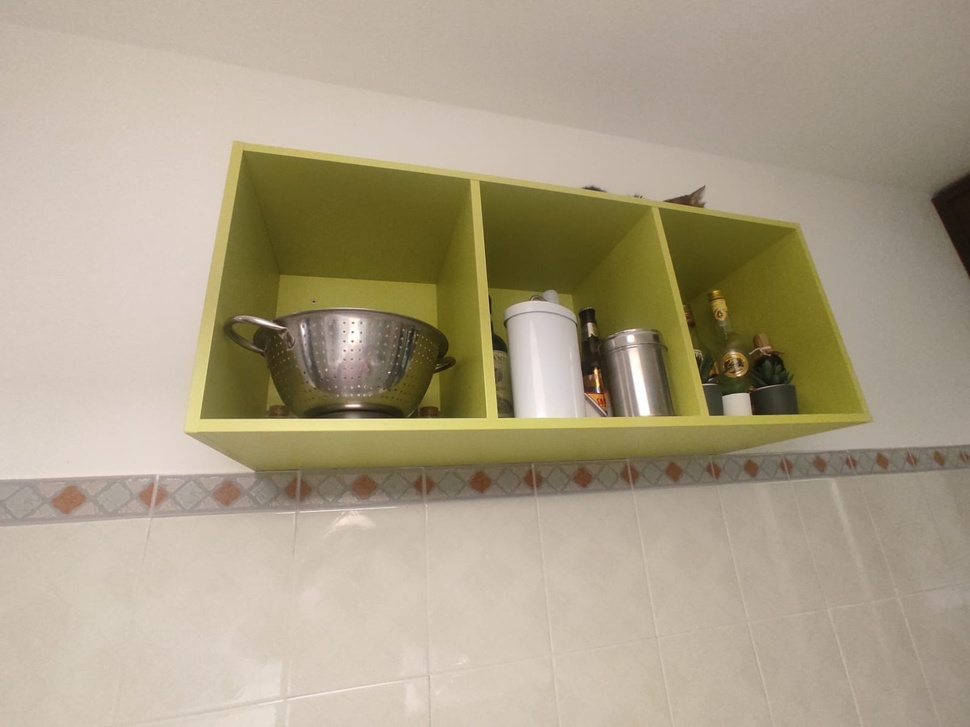
%> input picture Assignment/Homework Image.jpg, 970 x 727 px, shrunk from 1600 x 1200 before the run
$ octave CornerDetection_boundingBox.m   (GNU Octave 9; MATLAB toolbox functions it lacks are replaced by stand-ins)
%> lines starting %> are read from the running program, lines starting %| are printed output that depends on the picture; in (x1, y1, x2, y2) boxes, pixels count from 0 and x2, y2 are one past the last pixel; in counts of white or black regions, pixels touching at a corner belong together; the program's own positions count from 1
close all;
clc;
clear;

%% Load the image
im = imread('../../Assignment/Homework Image.jpg');
%> im is the input picture: size 727x970x3 uint8; mean R, G, B 171.7, 160.1, 136.4

figure(47);
imshow(im);
impixelinfo;
title('Original Image');

%% Convert the image to HSV
im_hsv = rgb2hsv(im);
%> im_hsv: size 727x970x3 double; mean H, S, V 0.101, 0.247, 0.673

%% Convert the image to grayscale
im_gray = im_hsv(:, :, 2);%%rgb2gray(im);

%% Rescale the image
% min_val = 79;
% max_val = 120;
% im_gray = imadjust(im_gray, [min_val/255, max_val/255], [0, 1]);

%% Apply Cannys edge detection
% check type of image
if ~isa(im_gray, 'double')
    y=double(im_gray) / 255.0;
else
    y = im_gray;
end
figure(1), imshow(y),title('original image');

dx = [-1 0 1; -1 0 1; -1 0 1];   % Derivative masks
dy = dx';

Ix = conv2(y, dx, 'same');      % Image derivatives
Iy = conv2(y, dy, 'same');
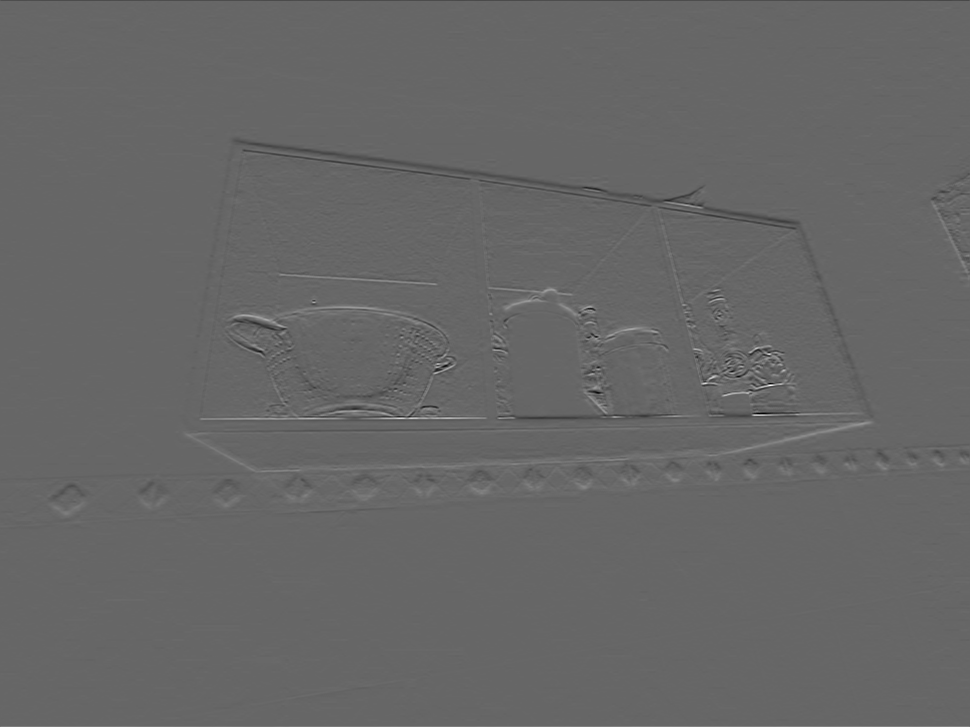
%> Iy: size 727x970 double; min -1.79, max 2.65, mean 4.97e-05; drawn with min black and max white

Gradients = sqrt(Ix.^2 + Iy.^2);
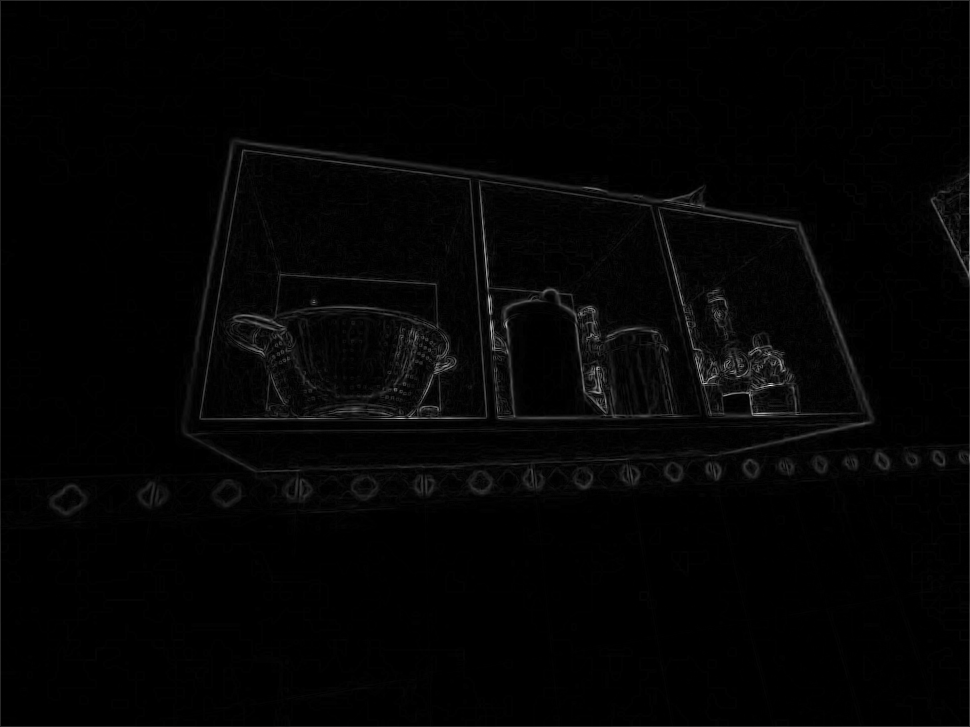
%> Gradients: size 727x970 double; min 0, max 2.65, mean 0.0446; drawn with min black and max white
figure(2), imshow(Gradients, []), title('Gradients');

% set the parameter for Gaussian convolution used in Harris Corner Detector
SIGMA_gaussian=5
g = fspecial('gaussian',max(1,fix(3*SIGMA_gaussian)+1), SIGMA_gaussian);

Ix2 = conv2(Ix.^2, g, 'same'); % Smoothed squared image derivatives
Iy2 = conv2(Iy.^2, g, 'same');
Ixy = conv2(Ix.*Iy, g, 'same');
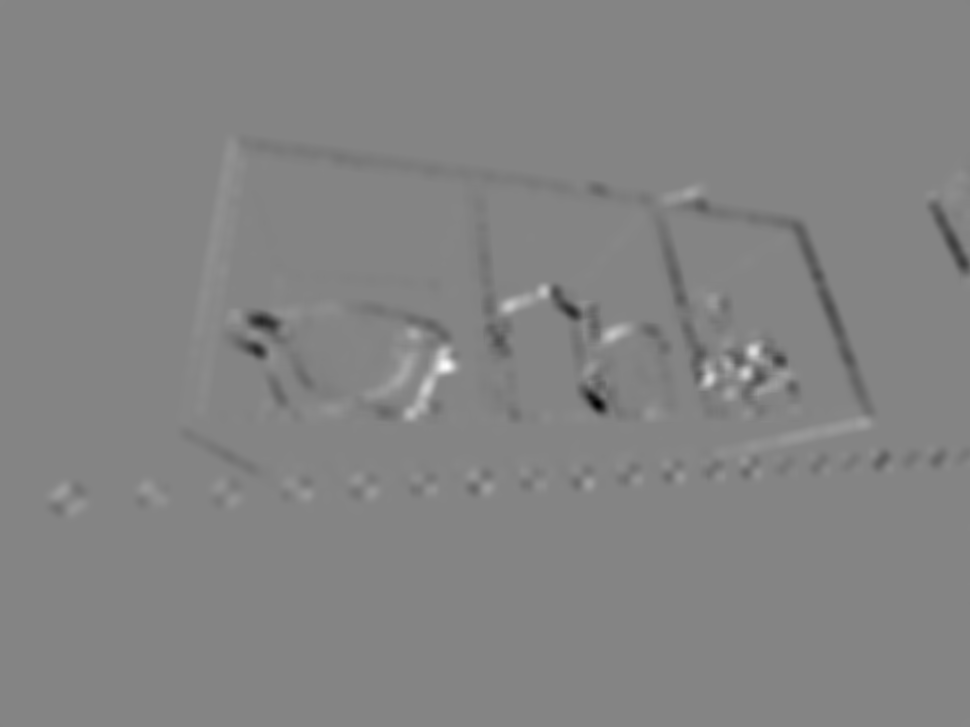
%> Ixy: size 727x970 double; min -0.113, max 0.104, mean -0.000462; drawn with min black and max white

% cim = det(M) - k trace(M)
k = 0.04;
detM = Ix2.*Iy2 - Ixy.^2;
traceM = Ix2 + Iy2;
cim = detM - k * traceM;
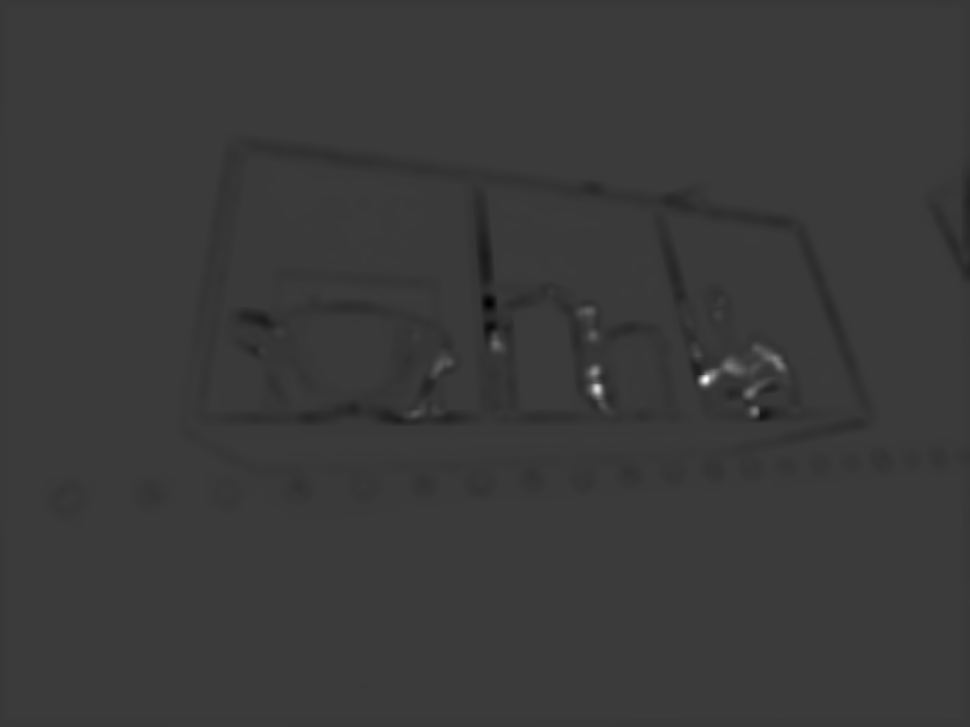
%> cim: size 727x970 double; min -0.0205, max 0.068, mean -0.000298; drawn with min black and max white
%cim = (Ix2.*Iy2 - Ixy.^2)./(Ix2 + Iy2 + eps);

figure(); imshow(detM, []), title('det(M)');
figure(); imshow(traceM, []), title('trace(M)');

%% Crop the border of the image
BORDER=20;
cim(1:BORDER,:)=0;
%> cim: size 727x970 double; 2.75% of pixels changed, all inside (x1, y1, x2, y2) = (0, 0, 970, 20)
cim(end-BORDER:end,:)=0;
%> cim: size 727x970 double; min -0.0205, max 0.068, mean -0.000285
cim(:,end-BORDER:end)=0;
%> cim: size 727x970 double; min -0.0205, max 0.068, mean -0.00027
cim(:,1:BORDER)=0;
%> cim: size 727x970 double; min -0.0205, max 0.068, mean -0.000267


%% Thresholding the cim
T=mean(cim(:));
%> T = -0.000267
CIM=cim;
CIM(find(cim<T))=0;
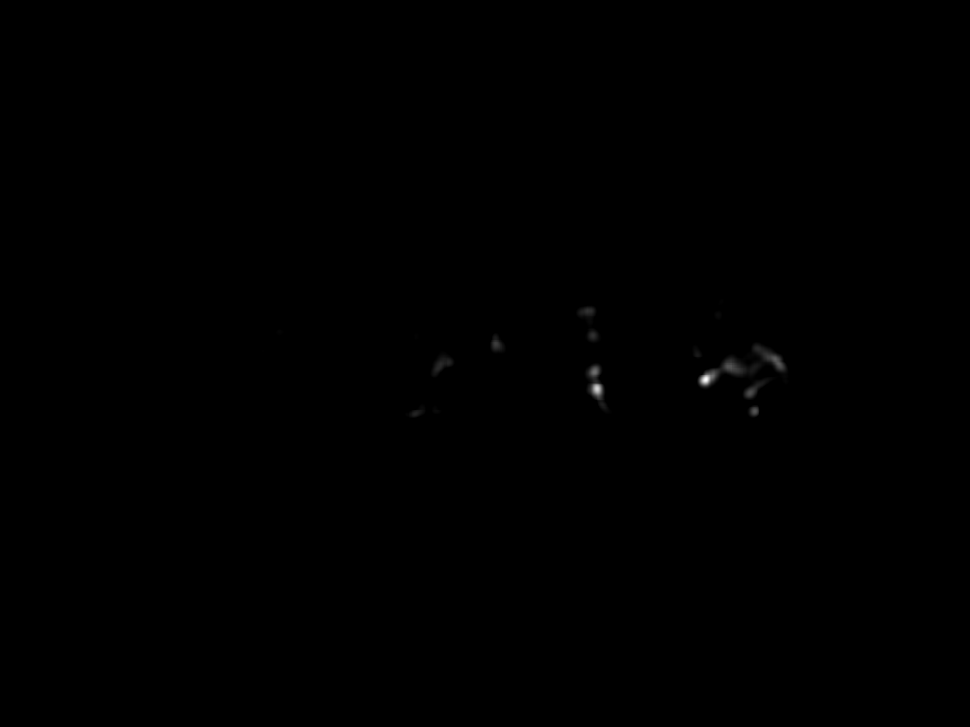
%> CIM: size 727x970 double; min -0.000267, max 0.068, mean 3.33e-05; drawn with min black and max white
% similarly one could use the Otzu method

figure(), imshow(CIM,[]),title('Harris measure');
colorbar

figure(34), mesh(CIM),title('Harris measure');
colorbar

%% perform nonlocal maximum suppression on the thresholded measure
% this value needs to be adjsted also depending on the image size
support=true(11);
% compute maximum over a square neighbor of size 11 x 11
maxima=ordfilt2(CIM,sum(support(:)),support);
% determine the locations where the max over the neigh or 11 x 11 corresponds to the cim values
[loc_x,loc_y]=find((cim==maxima).*(CIM>0));
%> loc_x = 22 values from 302 to 414; loc_y = 22 values from 263 to 776
indx = find((cim==maxima).*(CIM>0));
%> indx = 22 values from 190825 to 563785

disp('local maxima on the cim measure displayed as a mesh')
figure(34),
hold on
plot3(loc_y,loc_x, cim(indx), 'g+', 'LineWidth', 2)
hold off
view(gca,[-66.3 42.8]);
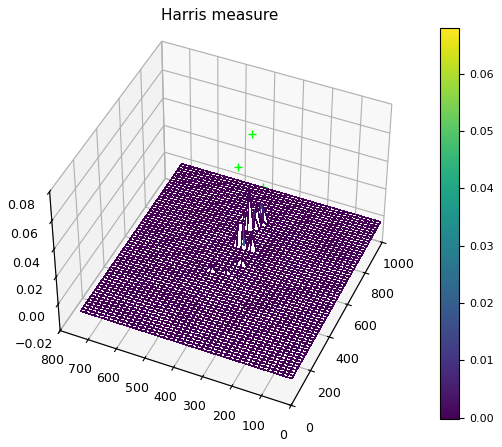
%> figure redrawn from the program's plot data


% draw a cross on the image in the local maxima
figure(), imshow(y,[]), hold on,
plot(loc_y,loc_x,'g+', 'LineWidth', 4)
title('Local maxima of Harris measure')
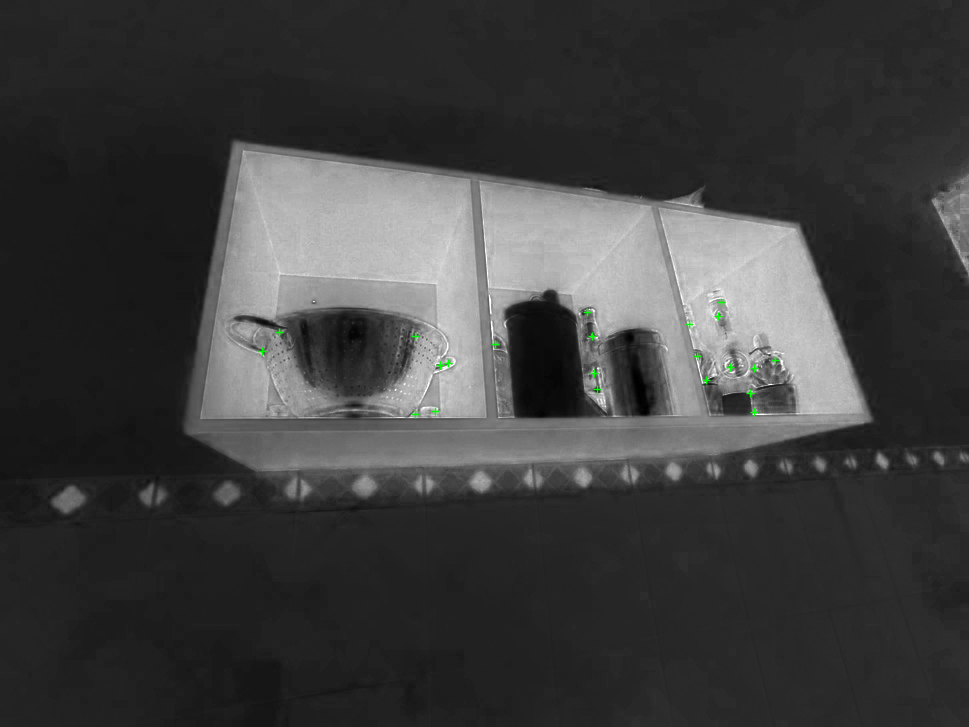
%> figure redrawn from the program's plot data; its title reads 'Local maxima of Harris measure'

%% Save the corner points
corner_points = [loc_y, loc_x];
%> corner_points = 22 rows, first 12: [263 351; 280 332; 416 336; 416 414; 436 411; 441 365; 449 363; 496 344; 588 312; 593 336; 595 373; 598 389]
currentTime = datestr(now, 'yyyy-mm-dd_HH-MM-SS');
save(['./corner_points_', currentTime, '.mat'], 'corner_points');
